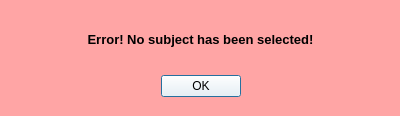
<?xml version="1.0" encoding="UTF-8"?>
<ui version="4.0">
 <class>Dialog</class>
 <widget class="QDialog" name="Dialog">
  <property name="geometry">
   <rect>
    <x>0</x>
    <y>0</y>
    <width>400</width>
    <height>116</height>
   </rect>
  </property>
  <property name="windowTitle">
   <string>ERROR</string>
  </property>
  <property name="styleSheet">
   <string notr="true">background:rgb(255, 165, 165)</string>
  </property>
  <widget class="QDialogButtonBox" name="buttonBox">
   <property name="geometry">
    <rect>
     <x>30</x>
     <y>70</y>
     <width>341</width>
     <height>32</height>
    </rect>
   </property>
   <property name="styleSheet">
    <string notr="true">background:rgb(255, 255, 255)</string>
   </property>
   <property name="orientation">
    <enum>Qt::Horizontal</enum>
   </property>
   <property name="standardButtons">
    <set>QDialogButtonBox::Ok</set>
   </property>
   <property name="centerButtons">
    <bool>true</bool>
   </property>
  </widget>
  <widget class="QLabel" name="label">
   <property name="geometry">
    <rect>
     <x>10</x>
     <y>19</y>
     <width>381</width>
     <height>41</height>
    </rect>
   </property>
   <property name="font">
    <font>
     <pointsize>10</pointsize>
     <weight>75</weight>
     <bold>true</bold>
    </font>
   </property>
   <property name="text">
    <string>Error! No subject has been selected!</string>
   </property>
   <property name="alignment">
    <set>Qt::AlignCenter</set>
   </property>
  </widget>
 </widget>
 <resources/>
 <connections>
  <connection>
   <sender>buttonBox</sender>
   <signal>accepted()</signal>
   <receiver>Dialog</receiver>
   <slot>accept()</slot>
   <hints>
    <hint type="sourcelabel">
     <x>248</x>
     <y>254</y>
    </hint>
    <hint type="destinationlabel">
     <x>157</x>
     <y>274</y>
    </hint>
   </hints>
  </connection>
  <connection>
   <sender>buttonBox</sender>
   <signal>rejected()</signal>
   <receiver>Dialog</receiver>
   <slot>reject()</slot>
   <hints>
    <hint type="sourcelabel">
     <x>316</x>
     <y>260</y>
    </hint>
    <hint type="destinationlabel">
     <x>286</x>
     <y>274</y>
    </hint>
   </hints>
  </connection>
 </connections>
</ui>
